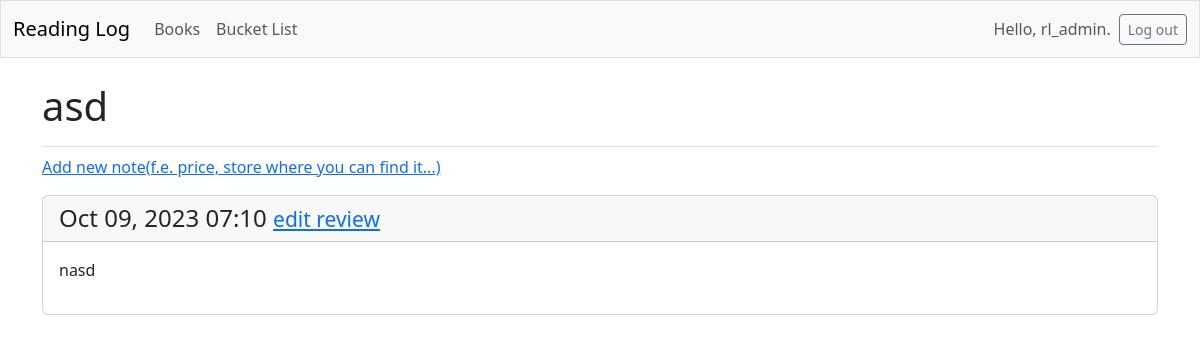
/bucket_list/10/ (signed in), run on the app's committed database.
### reading_log/models.py (models this page shows, shortened)
class Book(models.Model):
    text = models.CharField(max_length=200)
    date_added = models.DateTimeField(auto_now_add=True)
    owner = models.ForeignKey(User, on_delete=models.CASCADE)
    in_bucket_list = models.BooleanField(default=False)

class Review(models.Model):
    book = models.ForeignKey(Book, on_delete=models.CASCADE)
    text = models.TextField()
    date_added = models.DateTimeField(auto_now_add=True)
    class Meta:
        verbose_name_plural = 'reviews'

### reading_log/views.py (the view)
# urls.py: path('bucket_list/<int:book_id>/', views.bucket_list_item, name='bucket_list_item'),
@login_required
def bucket_list_item(request, book_id):
    bucket_list_item = Book.objects.get(id=book_id)
    if bucket_list_item.owner != request.user:
        raise Http404
    reviews = bucket_list_item.review_set.order_by('-date_added')
    context = {'bucket_list_item': bucket_list_item, 'reviews': reviews}
    return render(request, 'reading_log/bucket_list_item.html', context)

### reading_log/templates/reading_log/bucket_list_item.html
{% extends 'reading_log/base.html' %}
{% block page_header %}
  <h1>{{ bucket_list_item.text }}</h1>
{% endblock page_header %}
{% block content %}
  <p>
    <a href="{% url 'reading_log:new_review' bucket_list_item.id %}">Add new note(f.e. price, store where you can find it...)</a>
  </p>
  {% for review in reviews %}
    <div class="card mb-3">
      <h4 class="card-header">
        {{ review.date_added|date:'M d, Y H:i' }}
        <small><a href="{% url 'reading_log:edit_review' review.id %}">
          edit review</a></small>
      </h4>
      <div class="card-body">{{ review.text|linebreaks }}</div>
    </div>
  {% empty %}
    <p>There are no notes for this book yet.</p>
  {% endfor %}
{% endblock content %}

### reading_log/templates/reading_log/base.html (shortened to what this page needs)
<!doctype html>
<html lang="en">
<head>
  {% load django_bootstrap5 %}
  {% bootstrap_css %}
</head>
<body>
  <nav class="navbar navbar-expand-md navbar-light bg-light mb-4 border">
    <div class="container-fluid">
      <a class="navbar-brand" href="{% url 'reading_log:index' %}">
          Reading Log</a>
      <div class="collapse navbar-collapse" id="navbarCollapse">
        <ul class="navbar-nav me-auto mb-2 mb-md-0">
          <li class="nav-item">
            <a class="nav-link" href="{% url 'reading_log:books' %}">
              Books</a>
          </li>
          <li class="nav-item">
            <a class="nav-link" href="{% url 'reading_log:bucket_list' %}">
              Bucket List</a>
          </li>
        </ul>
        <ul class="navbar-nav ms-auto mb-2 mb-md-0">
          {% if user.is_authenticated %}
            <li class="nav-item">
              <span class="navbar-text me-2">Hello, {{ user.username }}.
                </span></li>
          {% endif %}
        </ul>
        {% if user.is_authenticated %}
          <form action="{% url 'accounts:logout' %}" method='post'>
            <button name='submit' class='btn btn-outline-secondary btn-sm'>
              Log out</button>
          </form>
        {% endif %}
      </div>
    </div>
  </nav>
  <main class="container">
    <div class="pb-2 mb-2 border-bottom">
      {% block page_header %}{% endblock page_header %}
    </div>
    <div>
      {% block content %}{% endblock content %}
    </div>
  </main>
</body>
</html>

### data on the page
Book: text "asd"
Review: date_added "Oct 09, 2023 07:10", text "nasd"

### other printed values
{{ user.username }} "rl_admin"
